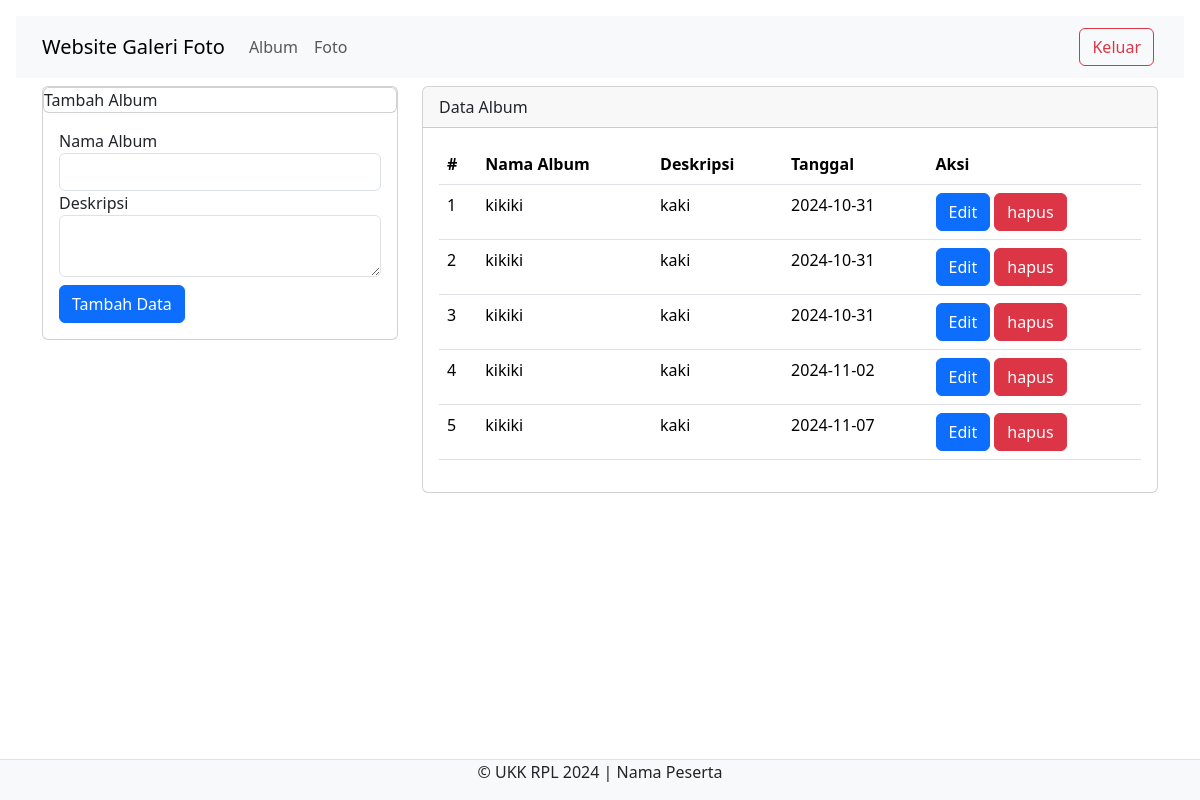
The page /album.php (signed in) on the database its author committed.
### tables this page shows
CREATE TABLE `album` (
  `album` int(11) NOT NULL,
  `namaalbum` varchar(255) NOT NULL,
  `deskripsi` text NOT NULL,
  `tanggalbuat` date NOT NULL,
  `userid` int(11) NOT NULL
);

### album.php (the view, shortened to what this page needs)
<?php
include '../config/koneksi.php';
?>
<!DOCTYPE html>
<html lang="en">
<head>
    <link rel="stylesheet" type="text/css" href="../assets/css/bootstrap.min.css">
</head>
<body class="p-3 m-0 border-0 bd-example m-0 border-0">
<nav class="navbar navbar-expand-lg bg-body-tertiary">
  <div class="container">
    <a class="navbar-brand" href="index.php">Website Galeri Foto</a>
    <div class="collapse navbar-collapse" id="navbarNav">
      <ul class="navbar-nav me-auto">
        <a href="album.php" class="nav-link">Album</a>
        <a href="foto.php" class="nav-link">Foto</a>
        </div>
        <a href="../config/aksi_logout.php" class="btn btn-outline-danger m-1">Keluar</a>
    </div>
</nav>
<div class="container">
    <div class="row">
        <div class="col-md-4">
           <div class="card mt-2">
              <div class="card header">Tambah Album</div>
              <div class="card-body">
                <form action="../config/aksi_album.php"method="POST">
                    <label class="from-label">Nama Album</label>
                    <input type="text" name="namaalbum" class="form-control"> <required>
                    <label class="from-label">Deskripsi</label>
                    <textarea class="form-control"name="deskripsi" required></textarea>
                    <button type="submit" class="btn btn-primary mt-2" name="tambah">Tambah Data</button>
              </div>
           </div>
        </div>
        <div class="col-md-8">
         <div class="card mt-2">
            <div class="card-header">Data Album</div>
            <div class="card-body">
                <table class="table">
                    <thead>
                        <tr>
                            <th>#</th>
                            <th>Nama Album</th>
                            <th>Deskripsi</th>
                            <th>Tanggal</th>
                            <th>Aksi</th>
                        </tr>
                    </thead>
                    <tbody>
                        <?php
                        $no = 1;
                        $userid = $_SESSION['userid'];
                        $sql = mysqli_query($koneksi, "SELECT * FROM album WHERE userid='$userid'");
                        while($data = mysqli_fetch_array($sql)) {
                        ?>
                        <tr>
                          <td><?php echo $no++ ?></td>
                          <td><?php echo $data['namaalbum'];  ?></td>
                          <td><?php echo $data['deskripsi']; ?></td>
                          <td><?php echo $data['tanggalbuat']; ?></td>
                          <td>
<button type="button" class="btn btn-primary" data-bs-toggle="modal" data-bs-target="#edit<?php echo $data['albumid'] ?>">
  Edit
</button>
<button type="button" class="btn btn-danger" data-bs-toggle="modal" data-bs-target="#hapus<?php echo $data['albumid'] ?>">
  hapus
</button>
                          </td>
                        </tr>
                        <?php } ?>
                    </tbody>
                </table>
            </div>
         </div>
        </div>
    </div>
</div>
<footer class="d-flex justify-content-center border-top mt-3 bg-light fixed-bottom">
    <p>&copy; UKK RPL 2024 | Nama  Peserta</p>
  </footer>
</body>
</html>

### rows shown on the page
album: namaalbum "kikiki", deskripsi "kaki", tanggalbuat "2024-10-31"
album: namaalbum "kikiki", deskripsi "kaki", tanggalbuat "2024-10-31"
album: namaalbum "kikiki", deskripsi "kaki", tanggalbuat "2024-10-31"
album: namaalbum "kikiki", deskripsi "kaki", tanggalbuat "2024-11-02"
album: namaalbum "kikiki", deskripsi "kaki", tanggalbuat "2024-11-07"
